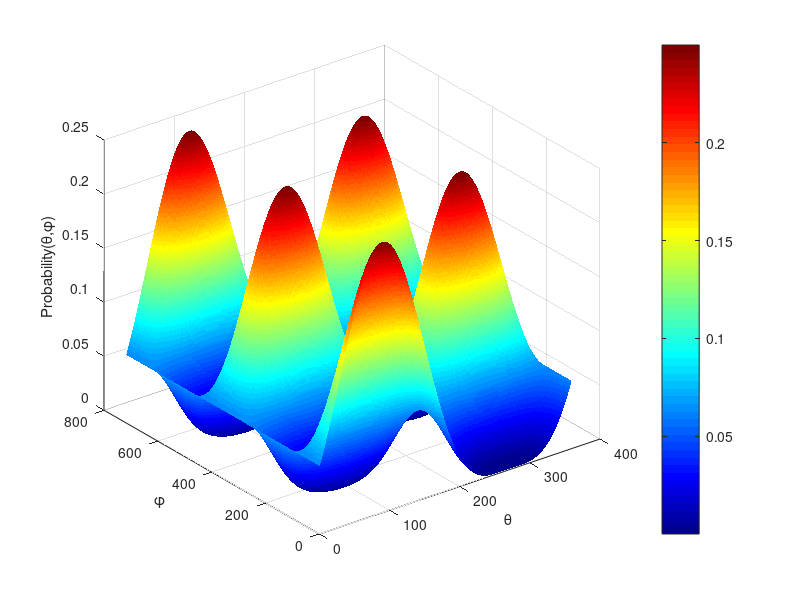
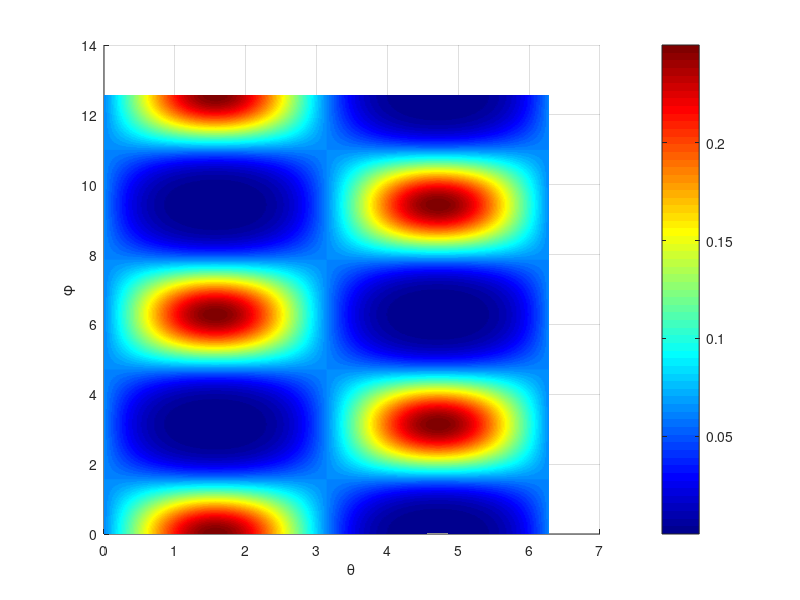

MATLAB code for these plots, in order:
theta = linspace(0, 2*pi, 360); % theta is w.r.t. xy plane
phi = linspace(0, 4*pi, 720);
[X, Y] = meshgrid(theta, phi);
R = 1./4.*sin(X./2).*sin(X./2).*exp(1i.*Y)+1./4.*cos(X./2).*cos(X./2).*exp(-1i.*Y)+ 1./4.*sin(X)
R1= conj(1./4.*sin(X./2).*sin(X./2).*exp(1i.*Y)+1./4.*cos(X./2).*cos(X./2).*exp(-1i.*Y)+ 1./4.*sin(X))
P = R.*R1

% surface in 3D
figure;
surf(P,'EdgeColor','none');
colormap(jet); 
colorbar
xlabel('\theta')
ylabel('\phi')
zlabel('Probability(\theta,\phi)')
figure;
surf(X, Y, P,'EdgeColor', 'None', 'facecolor', 'interp');
colormap(jet);
colorbar
view(2);
xlabel('\theta')
ylabel('\phi')

